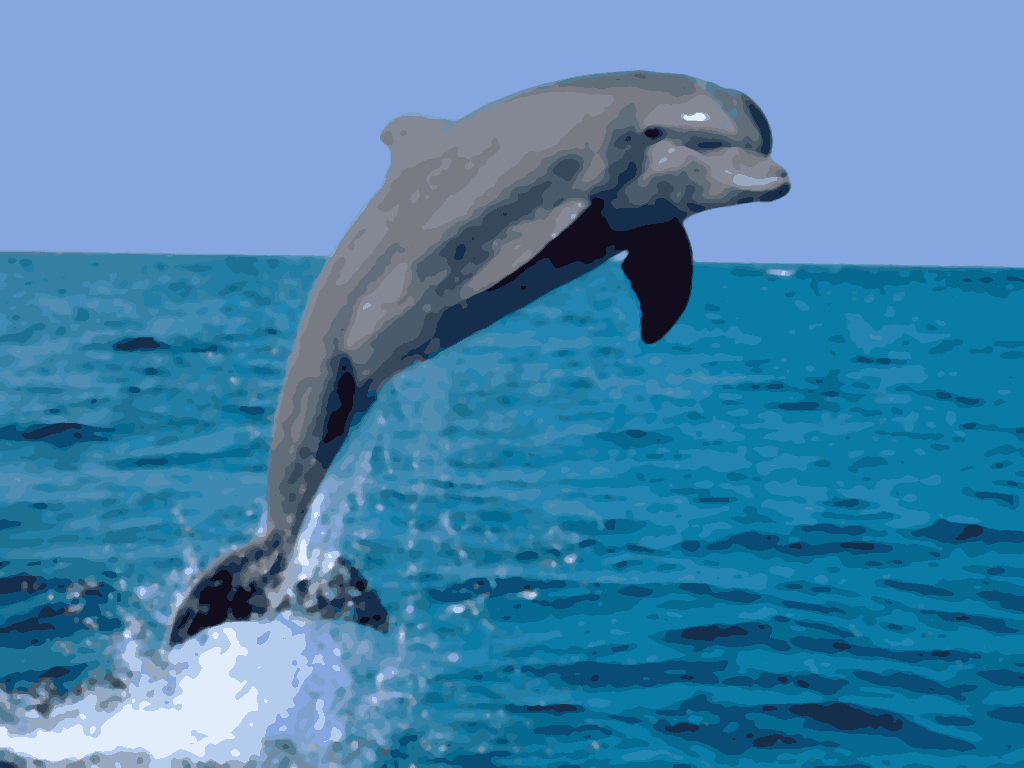
#> input picture 4imageQuantized.bmp, 1024 x 768 px
$ python -i lol.py   (imports and definitions only)
#> lines starting #> are read from the running program, lines starting #| are printed output that depends on the picture
import cv2
import numpy as np


def toonify(_image, _canny_threshold_lower=90, _canny_threshold_upper=250):

    """
    toonify converts an _image into a cartoonized version of it.
    The _image looks like it has been sketched.

    The function uses a few algorithms:
        1. median blur -> it is applied to reduce salt and pepper noise in the _image
        2. canny edge detection -> it is used to add edges in the final _image
        3. bilateral filter -> bilateral filter is applied to reduce the details in the _image
        4. color quantization -> the method reduces the number of colors and leads to clustering of colors
                                that give the desired color effect in the _image
    :param
        1. _image -> _image is the input for the function
        2. _canny_threshold_lower -> lower threshold value for Canny Edge Detection algorithm
        3. _canny_threshold_upper -> upper threshold value for Canny Edge Detection algorithm
        Note- The default thresholds give better results for portrait images.
        ...The thresholds maintain a balance on the number of edges visible on a face.

    :return:
    the function returns a tooned version of the _image

    """

    if _image == 1:
        return "_image does not exist"

    else:
        _image_copy = _image.copy()

        _image = cv2.medianBlur(_image, 5)

        # edge detection and improvement
        _edges = cv2.Canny(_image, _canny_threshold_lower, _canny_threshold_upper)
        _edges = cv2.bitwise_not(_edges)
        _edges = cv2.cvtColor(_edges, cv2.COLOR_GRAY2BGR)

        # applying bilateral filter to reduce the details
        _image_copy = cv2.bilateralFilter(_image_copy, 5, 150, 150)

        # color quantization
        """
        Color quantization uses machine learning.
        The image array is broken to get BGR values and centroid values are applied to all pixels.
        Finally the image is reconstructed with new values.
        """
        _image_split = _image_copy.reshape((-1, 3))
        _image_split = np.float32(_image_split)
        criteria = (cv2.TERM_CRITERIA_EPS + cv2.TERM_CRITERIA_MAX_ITER, 10, 1.0)
        k = 8
        _ret, _label, _center = cv2.kmeans(_image_split, k, criteria, 10, cv2.KMEANS_RANDOM_CENTERS)

        _center = np.uint8(_center)
        _res = _center[_label.flatten()]
        _res2 = _res.reshape(img.shape)

        # final _image
        _result = cv2.bitwise_and(_res2, _edges)

        return _result

# [6 lines of commented-out code are left out]

>>> import cv2
>>> picture = cv2.imread('../4imageQuantized.bmp', cv2.IMREAD_GRAYSCALE)
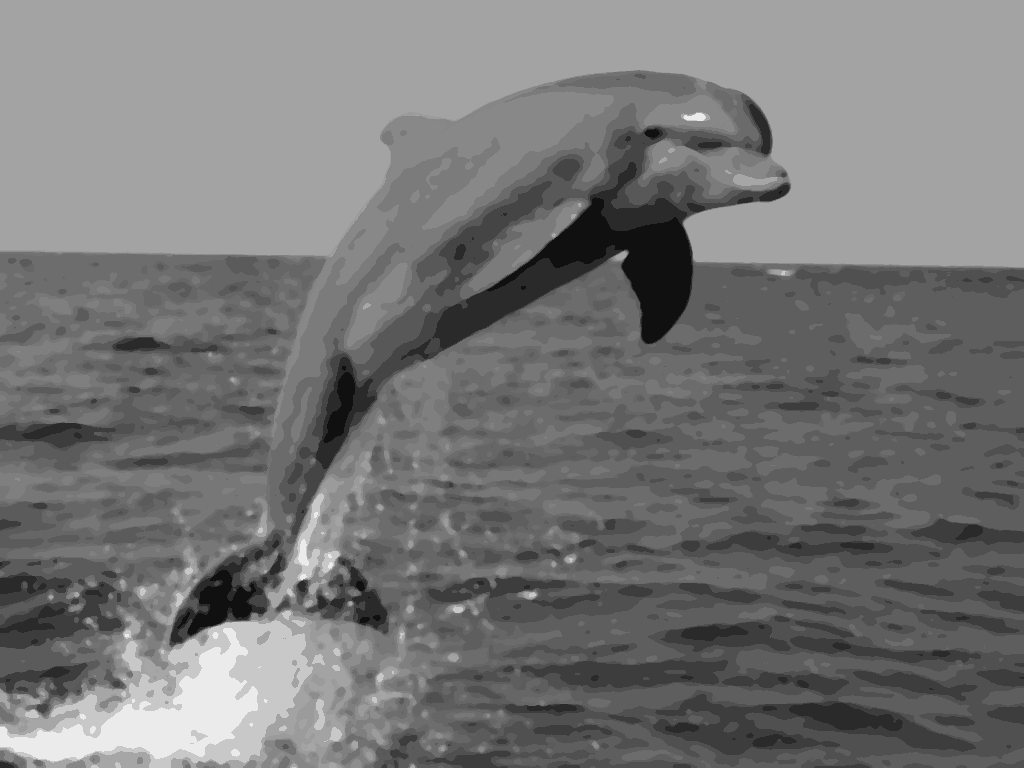
#> picture: shape (768, 1024); min 16, max 235, mean 118
>>> result = toonify(picture)
#> (the run stopped early here; a loop or call above may not have finished)

$ run again, on res2.bmp
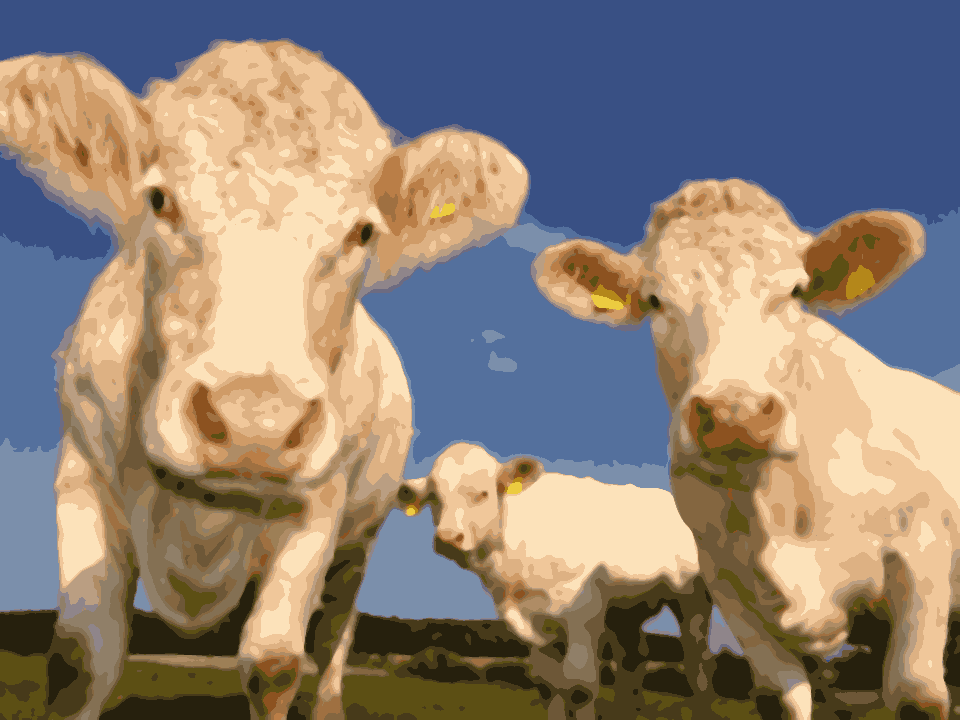
#> input picture res2.bmp, 960 x 720 px
#> `picture = cv2.imread('../4imageQuantized.bmp', cv2.IMREAD_GRAYSCALE)`:
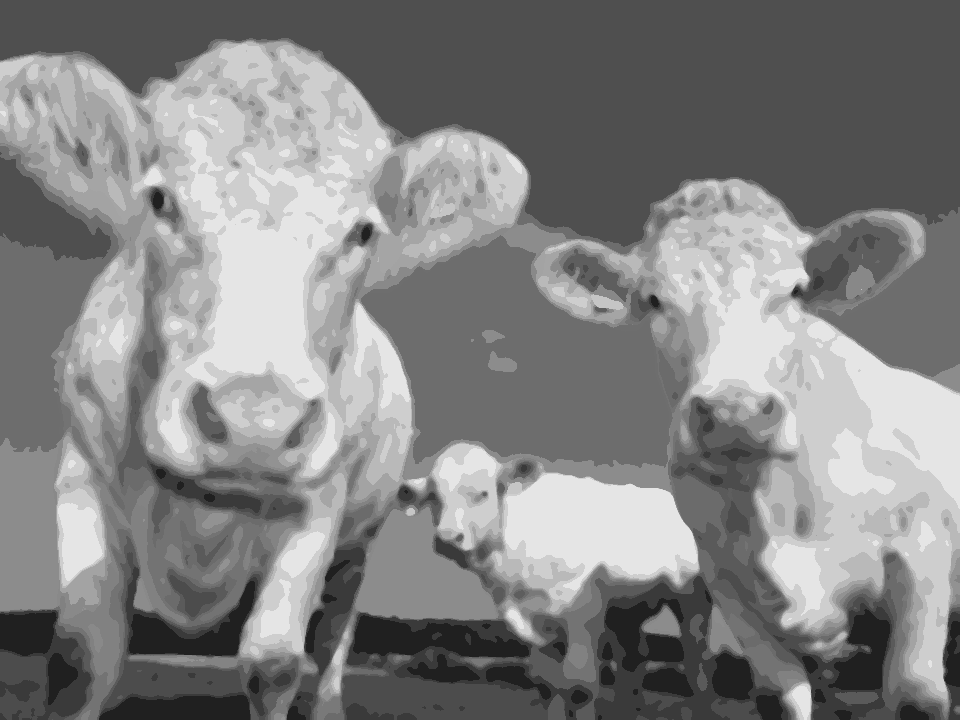
#> picture: shape (720, 960); min 32, max 229, mean 131.5
